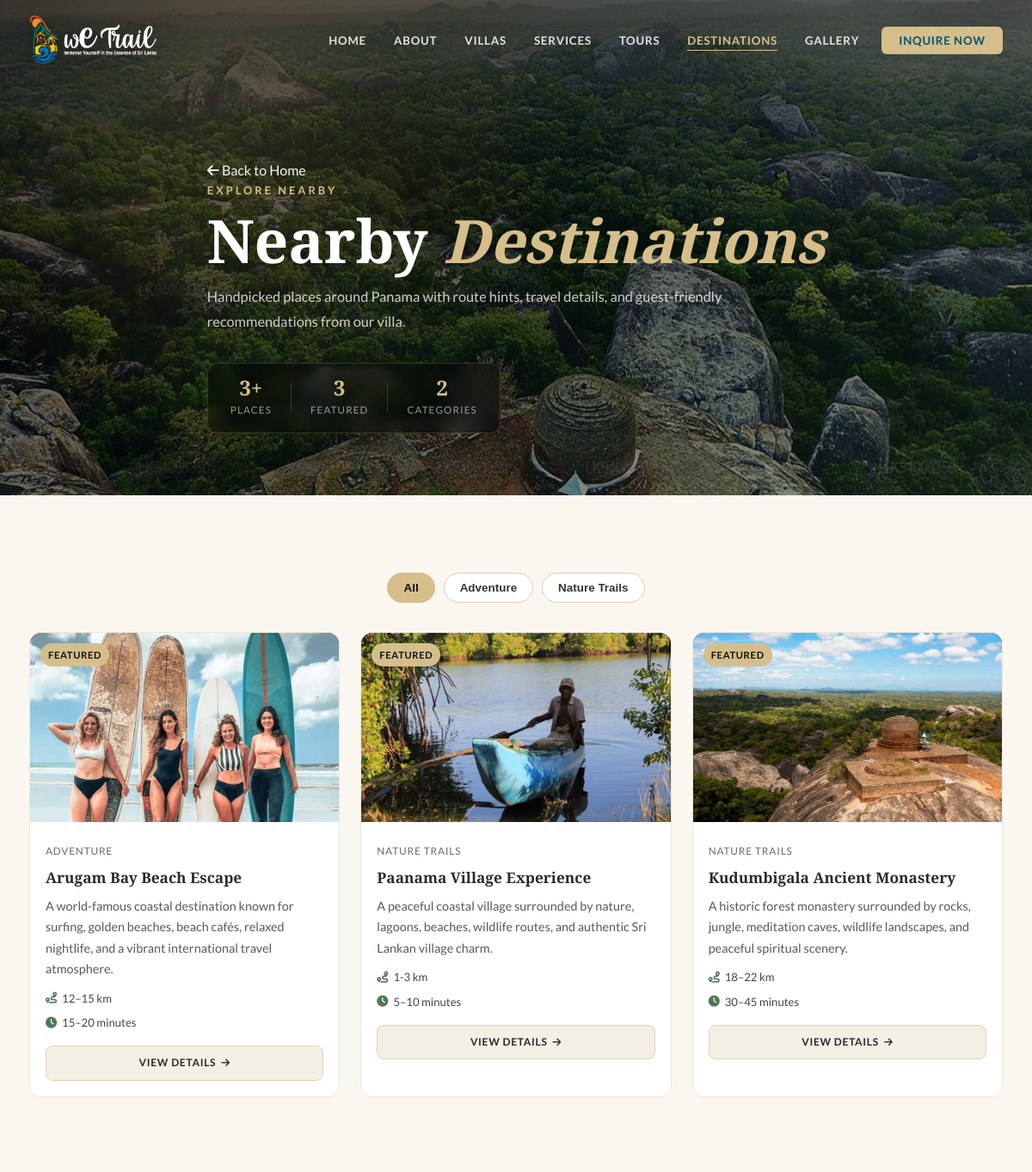
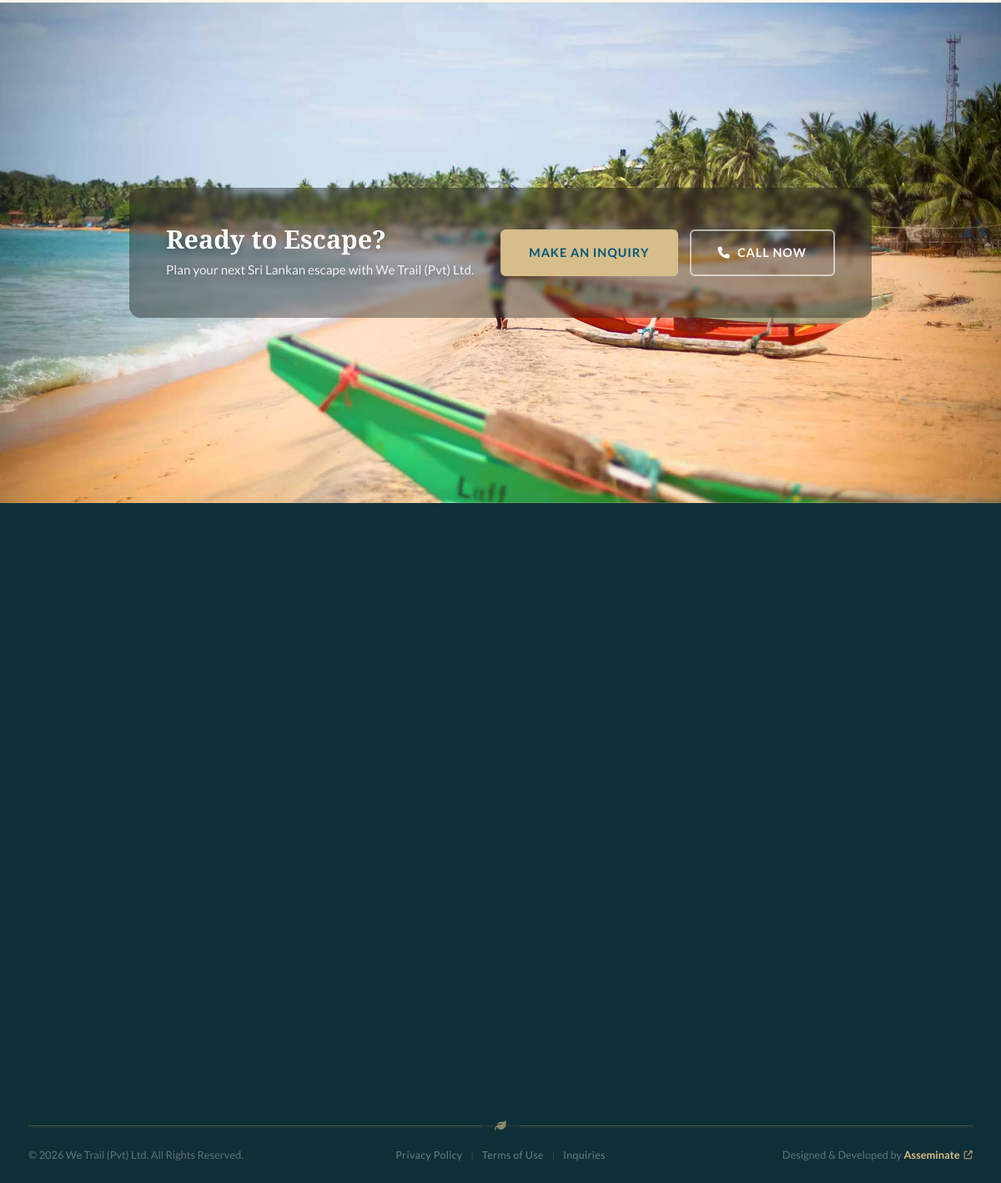
Page /destinations.php on the committed database (2 pictures, top to bottom).
### tables this page shows
CREATE TABLE `destination_categories` (
  `id` int(10) unsigned NOT NULL AUTO_INCREMENT,
  `name` varchar(120) NOT NULL,
  `slug` varchar(140) NOT NULL,
  `description` text DEFAULT NULL,
  `sort_order` int(10) unsigned NOT NULL DEFAULT 0,
  `is_active` tinyint(1) NOT NULL DEFAULT 1,
  `created_at` datetime NOT NULL DEFAULT current_timestamp(),
  `updated_at` datetime NOT NULL DEFAULT current_timestamp() ON UPDATE current_timestamp(),
  PRIMARY KEY (`id`),
  UNIQUE KEY `slug` (`slug`)
);

CREATE TABLE `destinations` (
  `id` int(10) unsigned NOT NULL AUTO_INCREMENT,
  `title` varchar(180) NOT NULL,
  `slug` varchar(200) NOT NULL,
  `short_summary` text DEFAULT NULL,
  `description` longtext NOT NULL,
  `map_embed_html` longtext DEFAULT NULL,
  `distance_from_villa` varchar(120) DEFAULT NULL,
  `travel_time_from_villa` varchar(120) DEFAULT NULL,
  `best_time_to_visit` varchar(160) DEFAULT NULL,
  `things_to_do` longtext DEFAULT NULL,
  `featured_image_path` varchar(255) DEFAULT NULL,
  `is_featured` tinyint(1) NOT NULL DEFAULT 0,
  `is_homepage` tinyint(1) NOT NULL DEFAULT 0,
  `is_active` tinyint(1) NOT NULL DEFAULT 1,
  `sort_order` int(10) unsigned NOT NULL DEFAULT 0,
  `created_at` datetime NOT NULL DEFAULT current_timestamp(),
  `updated_at` datetime NOT NULL DEFAULT current_timestamp() ON UPDATE current_timestamp(),
  PRIMARY KEY (`id`),
  UNIQUE KEY `slug` (`slug`)
);

### destinations.php (the view, shortened to what this page needs)
<?php
$page_css = 'destinations.css';
$nav_base = 'index.php';
if (!function_exists('destination_word_excerpt')) {
    function destination_word_excerpt($text, $max_words = 30, $trim = '...') {
        $text = trim(strip_tags((string)$text));
        $words = preg_split('/\s+/u', $text, -1, PREG_SPLIT_NO_EMPTY);
        if (count($words) <= $max_words) return $text;
        return implode(' ', array_slice($words, 0, $max_words)) . $trim;
    }
}
$destinations = [];
$categories = [];
try {
    $pdo = db();
    $destinations = $pdo->query("
        SELECT d.*,
               GROUP_CONCAT(c.name ORDER BY c.sort_order ASC, c.name ASC SEPARATOR ', ') AS category_names,
               GROUP_CONCAT(c.slug ORDER BY c.sort_order ASC, c.name ASC SEPARATOR ',') AS category_slugs
        FROM destinations d
        LEFT JOIN destination_category_map m ON m.destination_id = d.id
        LEFT JOIN destination_categories c ON c.id = m.category_id
        WHERE d.is_active = 1
        GROUP BY d.id
        ORDER BY d.is_featured DESC, d.sort_order ASC, d.id ASC
    ")->fetchAll(PDO::FETCH_ASSOC);
    $categories = $pdo->query("SELECT name, slug FROM destination_categories WHERE is_active = 1 ORDER BY sort_order ASC, name ASC")->fetchAll(PDO::FETCH_ASSOC);
} catch (Exception $e) {
    $destinations = [];
    $categories = [];
}
$destination_total = count($destinations);
$featured_total = count(array_filter($destinations, static fn($d) => (int)($d['is_featured'] ?? 0) === 1));
$category_total = count($categories);
include 'includes/header.php';
?>
<section class="dest-hero">
    <div class="dest-hero-bg">
        <img src="assets/images/villa/destiheader.jpg" alt="Nearby destinations from We Trail (Pvt) Ltd" fetchpriority="high">
    </div>
    <div class="dest-hero-overlay"></div>
    <div class="container">
        <div class="dest-hero-content">
            <a href="index.php" class="hero-back-link"><i class="fas fa-arrow-left"></i> Back to Home</a>
            <p class="section-label">Explore Nearby</p>
            <h1>Nearby <span>Destinations</span></h1>
            <p class="dest-hero-sub">Handpicked places around Panama with route hints, travel details, and guest-friendly recommendations from our villa.</p>
            <div class="dest-hero-stats">
                <div class="dest-hero-stat">
                    <span class="dest-hero-num"><?php echo $destination_total > 0 ? $destination_total . '+' : '0'; ?></span>
                    <span class="dest-hero-label">Places</span>
                </div>
                <div class="dest-hero-stat">
                    <span class="dest-hero-num"><?php echo $featured_total > 0 ? $featured_total : '0'; ?></span>
                    <span class="dest-hero-label">Featured</span>
                </div>
                <div class="dest-hero-stat">
                    <span class="dest-hero-num"><?php echo $category_total > 0 ? $category_total : '0'; ?></span>
                    <span class="dest-hero-label">Categories</span>
                </div>
            </div>
        </div>
    </div>
</section>
<section class="section section-light">
    <div class="container">
        <div class="dest-filter-bar">
            <button class="dest-filter-btn active" data-filter="all">All</button>
            <?php foreach ($categories as $cat): ?>
            <button class="dest-filter-btn" data-filter="<?php echo htmlspecialchars($cat['slug']); ?>"><?php echo htmlspecialchars($cat['name']); ?></button>
            <?php endforeach; ?>
        </div>
        <div class="dest-grid" id="destGrid">
            <?php if (empty($destinations)): ?>
            <div class="dest-empty">
                <i class="fas fa-map-marked-alt"></i>
                <h3>No destinations yet</h3>
                <p>We are preparing destination guides. Please check back soon.</p>
            </div>
            <?php else: ?>
            <?php foreach ($destinations as $d): ?>
            <?php
            $img_exists = !empty($d['featured_image_path']) && file_exists($d['featured_image_path']);
            $summary_source = trim((string)($d['short_summary'] ?: $d['description']));
            $summary = destination_word_excerpt($summary_source, 30, '...');
            $cat_slugs = trim((string)($d['category_slugs'] ?? ''));
            ?>
            <article class="dest-card" data-categories="<?php echo htmlspecialchars($cat_slugs); ?>" data-href="destination-details.php?slug=<?php echo urlencode($d['slug']); ?>" tabindex="0" aria-label="Open <?php echo htmlspecialchars($d['title']); ?>">
                <div class="dest-image-wrap">
                    <?php if ($img_exists): ?>
                    <img src="<?php echo htmlspecialchars($d['featured_image_path']); ?>" alt="<?php echo htmlspecialchars($d['title']); ?>" loading="lazy">
                    <?php else: ?>
                    <div class="dest-image-placeholder"><i class="fas fa-image"></i></div>
                    <?php endif; ?>
                    <?php if ((int)$d['is_featured'] === 1): ?><span class="dest-badge">Featured</span><?php endif; ?>
                </div>
                <div class="dest-body">
                    <div class="dest-meta-top">
                        <span><?php echo htmlspecialchars($d['category_names'] ?: 'Destination'); ?></span>
                    </div>
                    <h3><?php echo htmlspecialchars($d['title']); ?></h3>
                    <p><?php echo htmlspecialchars($summary); ?></p>
                    <div class="dest-travel">
                        <span><i class="fas fa-route"></i> <?php echo htmlspecialchars($d['distance_from_villa'] ?: 'Distance unavailable'); ?></span>
                        <span><i class="fas fa-clock"></i> <?php echo htmlspecialchars($d['travel_time_from_villa'] ?: 'Time unavailable'); ?></span>
                    </div>
                    <div class="dest-actions">
                        <a href="destination-details.php?slug=<?php echo urlencode($d['slug']); ?>" class="dest-details-btn">View Details <i class="fas fa-arrow-right"></i></a>
                    </div>
                </div>
            </article>
            <?php endforeach; ?>
            <?php endif; ?>
        </div>
    </div>
</section>
<?php include 'includes/footer.php'; ?>

### includes/header.php (shortened to what this page needs)
<!DOCTYPE html>
<html lang="en">
<head>
    <link rel="stylesheet" href="assets/css/style.css">
    <?php if (!empty($page_css)): ?>
    <link rel="stylesheet" href="assets/css/<?php echo htmlspecialchars($page_css); ?>">
    <?php endif; ?>
    <link rel="stylesheet" href="https://cdnjs.cloudflare.com/ajax/libs/font-awesome/6.5.0/css/all.min.css">
</head>
<body class="site-loading">
    <?php
    $base        = htmlspecialchars($nav_base ?? 'index.php');
    $is_homepage = ($nav_base === '');
    $home_href   = $is_homepage ? '#home' : $base;
    ?>
    <nav class="navbar<?php if (!empty($navbar_class)) echo ' ' . htmlspecialchars($navbar_class); ?>" id="navbar">
        <div class="nav-container">
            <a href="<?php echo $home_href; ?>" class="nav-logo">
                <img src="assets/images/logo.png" alt="We Trail (Pvt) Ltd Logo">
            </a>
            <ul class="nav-menu" id="navMenu">
                <li><a href="<?php echo $home_href; ?>"                                      class="nav-link">Home</a></li>
                <li><a href="<?php echo $base; ?>#about"                                     class="nav-link">About</a></li>
                <li><a href="<?php echo $is_homepage ? '#villa'    : 'villa.php'; ?>"        class="nav-link">Villas</a></li>
                <li><a href="<?php echo $is_homepage ? '#services' : 'services.php'; ?>"     class="nav-link">Services</a></li>
                <li><a href="<?php echo $is_homepage ? '#tours'    : 'tours.php'; ?>"        class="nav-link">Tours</a></li>
                <li><a href="<?php echo $is_homepage ? '#destinations' : 'destinations.php'; ?>" class="nav-link">Destinations</a></li>
                <li><a href="<?php echo $is_homepage ? '#gallery'  : 'gallery.php'; ?>"      class="nav-link">Gallery</a></li>
                <li><a href="<?php echo $base; ?>#contact"                                   class="nav-link nav-cta">Inquire Now</a></li>
            </ul>
        </div>
    </nav>

### includes/footer.php (shortened to what this page needs)
<?php
try {
    $__fpdo  = db();
    $__fkeys = ['phone','whatsapp','email','facebook','instagram','youtube','tiktok','tripadvisor','twitter','maps_url'];
    $__fph   = implode(',', array_fill(0, count($__fkeys), '?'));
    $__fst   = $__fpdo->prepare("SELECT setting_key, setting_val FROM site_settings WHERE setting_key IN ($__fph)");
    $__fst->execute($__fkeys);
    $__fs    = $__fst->fetchAll(PDO::FETCH_KEY_PAIR);
} catch (Exception $e) { $__fs = []; }
$__f_phone       = $__fs['phone']        ?? '+94777388810';
$__f_phone_href  = 'tel:' . preg_replace('/\s+/', '', $__f_phone);
?>
    <div class="footer-cta-strip">
        <div class="container">
            <div class="footer-cta-inner">
                <div class="footer-cta-text">
                    <h3>Ready to Escape?</h3>
                    <p>Plan your next Sri Lankan escape with We Trail (Pvt) Ltd.</p>
                </div>
                <div class="footer-cta-actions">
                    <a href="index.php#contact" class="btn btn-gold">Make an Inquiry</a>
                    <a href="<?php echo $__f_phone_href; ?>" class="btn btn-outline"><i class="fas fa-phone"></i> Call Now</a>
                </div>
            </div>
        </div>
    </div>
    <footer class="footer">
        <div class="container">
            <div class="footer-grid">
            </div>
            <div class="footer-divider"><span class="footer-divider-icon"><i class="fas fa-leaf"></i></span></div>
            <div class="footer-bottom">
                <div class="footer-bottom-copy">
                    <p>&copy; <?php echo date('Y'); ?> We Trail (Pvt) Ltd. All Rights Reserved.</p>
                </div>
                <div class="footer-bottom-legal">
                    <a href="privacy-policy.php">Privacy Policy</a>
                    <span class="footer-sep">|</span>
                    <a href="privacy-policy.php#terms">Terms of Use</a>
                    <span class="footer-sep">|</span>
                    <a href="index.php#contact">Inquiries</a>
                </div>
                <div class="footer-bottom-credit">
                    <p>Designed &amp; Developed by <a href="https://www.asseminate.com/" target="_blank" rel="noopener">Asseminate <i class="fas fa-external-link-alt"></i></a></p>
                </div>
            </div>
        </div>
    </footer>
</body>
</html>

### assets/css/destinations.css (style rules this page uses)
.dest-hero { position: relative; min-height: 72vh; display: flex; align-items: flex-end; overflow: hidden; padding: 130px 0 72px; color: #f6f4ef; }
.dest-hero-bg { position: absolute; inset: 0; will-change: transform; }
.dest-hero-bg img { width: 100%; height: 100%; object-fit: cover; object-position: center 36%; transform: scale(1.04); }
.dest-hero-overlay { position: absolute; inset: 0; background: radial-gradient(circle at 22% 18%, rgba(212,166,79,0.18), transparent 42%), linear-gradient(160deg, rgba(0,0,0,0.82) 0%, rgba(0,0,0,0.58) 45%, rgba(26,42,26,0.46) 100%); }
.dest-hero-content { position: relative; z-index: 2; max-width: 760px; }
.dest-hero-content h1 { font-size: clamp(2.4rem, 5.8vw, 4.6rem); line-height: 1.05; margin-bottom: 14px; color: #fff; }
.dest-hero-content h1 span { color: var(--gold); font-style: italic; }
.dest-hero-sub { color: rgba(246,244,239,0.82); line-height: 1.8; max-width: 640px; font-size: 1.02rem; margin-bottom: 34px; }
.dest-hero-stats { display: flex; align-items: center; gap: 0; width: fit-content; background: rgba(0,0,0,0.42); backdrop-filter: blur(8px); border: 1px solid rgba(200,150,30,0.25); border-radius: 12px; padding: 16px 26px; }
.dest-hero-stat { text-align: center; padding: 0 22px; }
.dest-hero-stat:first-child { padding-left: 0; }
.dest-hero-stat:last-child { padding-right: 0; }
.dest-hero-num { display: block; font-family: var(--font-heading); font-size: 1.5rem; font-weight: 700; color: var(--gold); line-height: 1; }
.dest-hero-label { display: block; font-size: 0.72rem; color: rgba(255,255,255,0.56); text-transform: uppercase; letter-spacing: 0.1em; margin-top: 4px; }
.dest-filter-bar { display: flex; flex-wrap: wrap; gap: 10px; justify-content: center; margin-bottom: 34px; }
.dest-filter-btn { border: 1px solid #d7cfbe; background: #fff; color: #333; border-radius: 999px; padding: 9px 18px; font-size: 0.84rem; font-weight: 700; cursor: pointer; }
.dest-filter-btn.active, .dest-filter-btn:hover { background: var(--gold); border-color: var(--gold); color: #111; }
.dest-grid { display: grid; grid-template-columns: repeat(3, minmax(0, 1fr)); gap: 24px; }
.dest-card { background: #fff; border: 1px solid #ece7dc; border-radius: 14px; overflow: hidden; transition: transform 0.24s ease, box-shadow 0.24s ease; position: relative; cursor: pointer; }
.dest-image-wrap { display: block; height: 220px; position: relative; background: #202924; z-index: 1; }
.dest-image-wrap img { width: 100%; height: 100%; object-fit: cover; display: block; }
.dest-badge { position: absolute; top: 12px; left: 12px; background: var(--gold); color: #111; font-size: 0.7rem; font-weight: 700; text-transform: uppercase; letter-spacing: 0.06em; padding: 4px 9px; border-radius: 20px; z-index: 3; }
.dest-body { padding: 18px; position: relative; display: flex; flex-direction: column; align-items: flex-start; gap: 10px; }
.dest-meta-top span { font-size: 0.74rem; color: #6a6a6a; text-transform: uppercase; letter-spacing: 0.07em; }
.dest-body h3 { margin: 0; font-size: 1.08rem; }
.dest-body p { color: #595959; font-size: 0.9rem; line-height: 1.7; margin: 0; }
.dest-travel { display: grid; gap: 6px; font-size: 0.82rem; color: #444; }
.dest-travel span { display: inline-flex; align-items: center; gap: 6px; }
.dest-travel i { color: var(--green); }
.dest-actions { margin-top: auto; padding-top: 6px; width: 100%; }
.dest-details-btn { display: inline-flex; align-items: center; justify-content: center; gap: 6px; padding: 9px 16px; width: 100%; border-radius: 8px; background: #f4efe4; border: 1px solid #dfd3b6; color: #2a2a2a; font-family: var(--font-body); font-size: 0.75rem; font-weight: 700; letter-spacing: 0.06em; text-transform: uppercase; text-decoration: none; cursor: pointer; white-space: nowrap; transition: background 0.24s ease, color 0.24s ease, gap 0.24s ease, transform 0.24s ease, box-shadow 0.24s ease; }
.dest-details-btn i { font-size: 0.7rem; transition: transform 0.2s ease; }

### rows in the picture
destination_categories: name "Adventure"
destination_categories: name "Nature Trails"
destinations: featured_image_path (picture), is_featured "FEATURED", category_names "ADVENTURE", title "Arugam Bay Beach Escape", short_summary "A world-famous coastal destination known for surfing, golden beaches, beach cafés, relaxed nightlife, and a vibrant international travel atmosphere.", distance_from_villa "12–15 km", travel_time_from_villa "15–20 minutes"
destinations: featured_image_path (picture), is_featured "FEATURED", category_names "NATURE TRAILS", title "Paanama Village Experience", short_summary "A peaceful coastal village surrounded by nature, lagoons, beaches, wildlife routes, and authentic Sri Lankan village charm.", distance_from_villa "1-3 km", travel_time_from_villa "5–10 minutes"
destinations: featured_image_path (picture), is_featured "FEATURED", category_names "NATURE TRAILS", title "Kudumbigala Ancient Monastery", short_summary "A historic forest monastery surrounded by rocks, jungle, meditation caves, wildlife landscapes, and peaceful spiritual scenery.", distance_from_villa "18–22 km", travel_time_from_villa "30–45 minutes"

### other values in the picture
$destination_total "3"
$featured_total "3"
$category_total "2"
